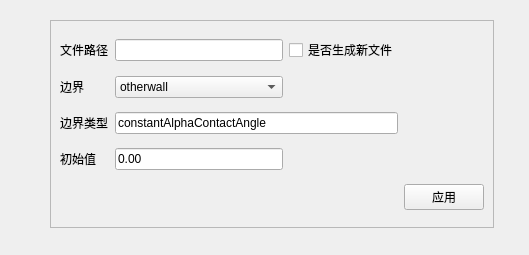
<?xml version="1.0" encoding="UTF-8"?>
<ui version="4.0">
 <class>Form</class>
 <widget class="QWidget" name="Form">
  <property name="geometry">
   <rect>
    <x>0</x>
    <y>0</y>
    <width>529</width>
    <height>255</height>
   </rect>
  </property>
  <property name="windowTitle">
   <string>润湿性</string>
  </property>
  <widget class="QFrame" name="frame">
   <property name="geometry">
    <rect>
     <x>50</x>
     <y>20</y>
     <width>444</width>
     <height>208</height>
    </rect>
   </property>
   <property name="frameShape">
    <enum>QFrame::StyledPanel</enum>
   </property>
   <property name="frameShadow">
    <enum>QFrame::Raised</enum>
   </property>
   <layout class="QGridLayout" name="gridLayout">
    <item row="0" column="1">
     <widget class="QLineEdit" name="lineEdit"/>
    </item>
    <item row="0" column="2">
     <widget class="QCheckBox" name="checkBox">
      <property name="text">
       <string>是否生成新文件</string>
      </property>
     </widget>
    </item>
    <item row="1" column="0">
     <widget class="QLabel" name="label_2">
      <property name="text">
       <string>边界</string>
      </property>
     </widget>
    </item>
    <item row="1" column="1">
     <widget class="QComboBox" name="comboBox">
      <item>
       <property name="text">
        <string>otherwall</string>
       </property>
      </item>
      <item>
       <property name="text">
        <string>bottom1</string>
       </property>
      </item>
      <item>
       <property name="text">
        <string>bottom2</string>
       </property>
      </item>
      <item>
       <property name="text">
        <string>bottom3</string>
       </property>
      </item>
      <item>
       <property name="text">
        <string>inlet1</string>
       </property>
      </item>
      <item>
       <property name="text">
        <string>inlet2</string>
       </property>
      </item>
      <item>
       <property name="text">
        <string>inlet3</string>
       </property>
      </item>
     </widget>
    </item>
    <item row="2" column="0">
     <widget class="QLabel" name="label_3">
      <property name="text">
       <string>边界类型</string>
      </property>
     </widget>
    </item>
    <item row="3" column="0">
     <widget class="QLabel" name="label_4">
      <property name="text">
       <string>初始值</string>
      </property>
     </widget>
    </item>
    <item row="3" column="1">
     <widget class="QLineEdit" name="lineEdit_3">
      <property name="text">
       <string>0.00</string>
      </property>
     </widget>
    </item>
    <item row="4" column="3">
     <widget class="QPushButton" name="pushButton">
      <property name="text">
       <string>应用</string>
      </property>
     </widget>
    </item>
    <item row="2" column="1" colspan="2">
     <widget class="QLineEdit" name="lineEdit_2">
      <property name="text">
       <string>constantAlphaContactAngle</string>
      </property>
     </widget>
    </item>
    <item row="0" column="0">
     <widget class="QLabel" name="label">
      <property name="text">
       <string>文件路径</string>
      </property>
     </widget>
    </item>
   </layout>
  </widget>
 </widget>
 <resources/>
 <connections/>
</ui>
